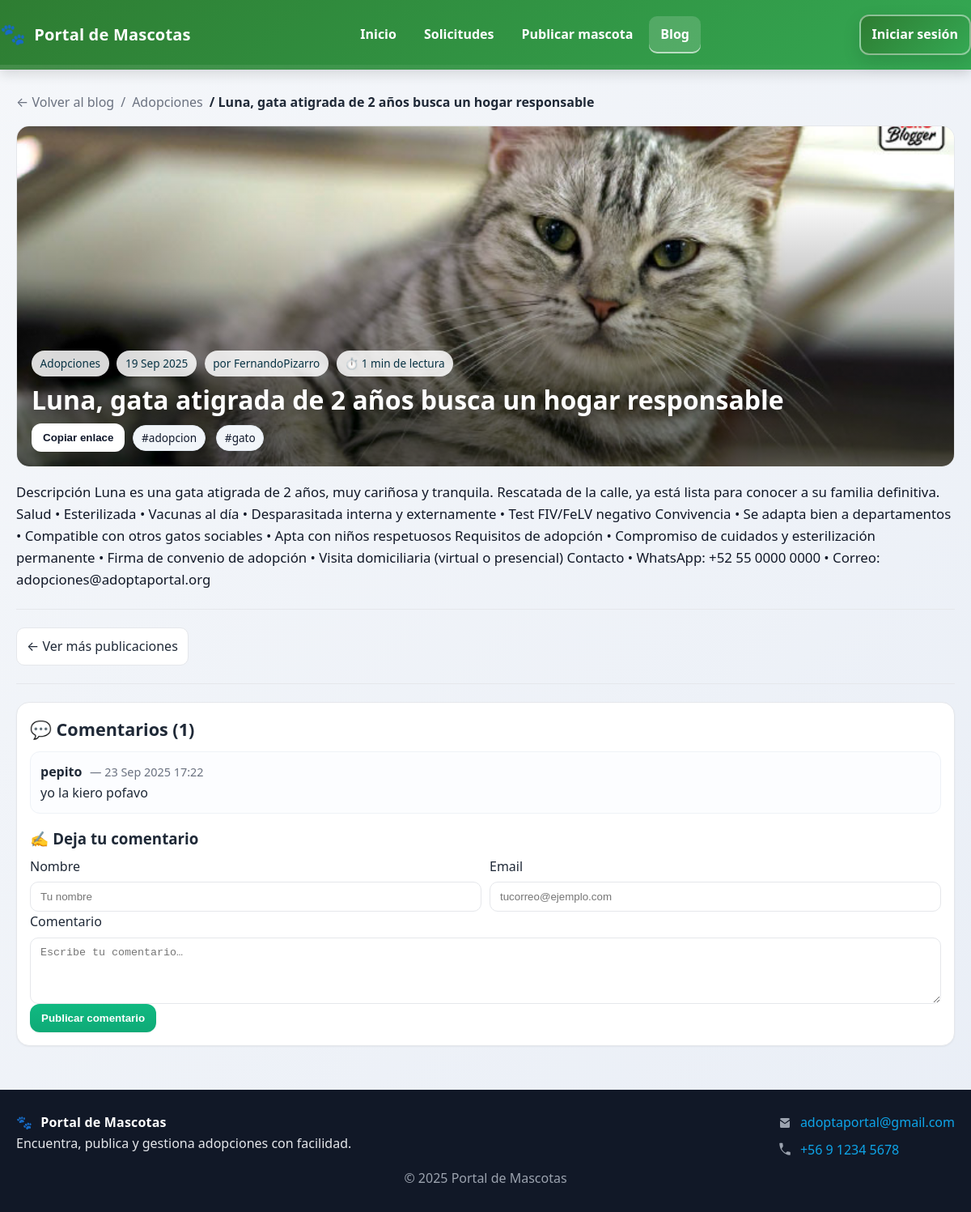
Page /blog/luna-gata-atigrada-de-2-anos-busca-un-hogar-responsable/ on the committed database.
### blog/models.py (models this page shows, shortened)
class Post(models.Model):
    title = models.CharField("Título", max_length=140)
    slug = models.SlugField("Slug", max_length=160, unique=True)
    author = models.ForeignKey(
        settings.AUTH_USER_MODEL,
        on_delete=models.PROTECT,
        related_name="posts",
        verbose_name="Autor",
    )
    category = models.ForeignKey(
        Category,
        on_delete=models.PROTECT,
        related_name="posts",
        verbose_name="Categoría",
    )
    content = models.TextField("Contenido")
    hero_image = models.ImageField("Imagen principal", upload_to="blog/", blank=True, null=True)
    status = models.CharField("Estado", max_length=10, choices=STATUS_CHOICES, default="draft")
    published_at = models.DateTimeField("Fecha de publicación", blank=True, null=True)
    updated_at = models.DateTimeField("Actualizado", auto_now=True)
    tags = models.ManyToManyField(Tag, blank=True, related_name="posts", verbose_name="Etiquetas")
    class Meta:
        db_table = "blog_posts"
        verbose_name = "Publicación"
        verbose_name_plural = "Publicaciones"
        ordering = ("-published_at", "title")
        indexes = [
            models.Index(fields=["-published_at"]),
            models.Index(fields=["category", "-published_at"]),
            models.Index(fields=["slug"]),
        ]

class Category(models.Model):
    name = models.CharField("Nombre", max_length=60, unique=True)
    slug = models.SlugField("Slug", max_length=70, unique=True)
    description = models.TextField("Descripción", blank=True)
    class Meta:
        verbose_name = "Categoría"
        verbose_name_plural = "Categorías"
        ordering = ("name",)

class Tag(models.Model):
    name = models.CharField("Nombre", max_length=32, unique=True)
    slug = models.SlugField("Slug", max_length=40, unique=True)
    class Meta:
        verbose_name = "Etiqueta"
        verbose_name_plural = "Etiquetas"
        ordering = ("name",)

class Comment(models.Model):
    post = models.ForeignKey(Post, on_delete=models.CASCADE, related_name="comments", verbose_name="Publicación")
    name = models.CharField("Nombre", max_length=80)
    email = models.EmailField("Email")
    body = models.TextField("Comentario")
    created_at = models.DateTimeField("Creado", auto_now_add=True)
    approved = models.BooleanField("Aprobado", default=True)
    class Meta:
        verbose_name = "Comentario"
        verbose_name_plural = "Comentarios"
        ordering = ["-created_at"]

### login/models.py (models this page shows, shortened)
class Usuario(AbstractUser):
    email = models.EmailField(
        unique=True,
        verbose_name='Correo electrónico'
    )
    fecha_creacion = models.DateTimeField(
        auto_now_add=True,
        verbose_name='Fecha de creación'
    )
    fecha_actualizacion = models.DateTimeField(
        auto_now=True,
        verbose_name='Fecha de actualización'
    )
    class Meta:
        verbose_name = 'Usuario'
        verbose_name_plural = 'Usuarios'
        ordering = ['-fecha_creacion']

### blog/views.py (the view)
# urls.py: path("<slug:slug>/", views.post_detail, name="post_detail"),
def post_detail(request, slug):
    approved_comments_qs = Comment.objects.filter(approved=True).order_by("-created_at")
    post = get_object_or_404(
        Post.objects.select_related("category", "author").prefetch_related(
            "tags",
            Prefetch("comments", queryset=approved_comments_qs, to_attr="approved_comments"),
        ),
        slug=slug,
        status="published",
    )
    comments = getattr(post, "approved_comments", [])
    if request.method == "POST":
        form = CommentForm(request.POST)
        if form.is_valid():
            c = form.save(commit=False)
            c.post = post
            c.save()
            messages.success(request, "¡Gracias! Tu comentario se publicó correctamente.")
            return redirect("blog:post_detail", slug=post.slug)
        else:
            messages.error(request, "Revisa los errores del formulario.")
    else:
        form = CommentForm()
    return render(
        request,
        "blog/post_detail.html",
        {"post": post, "comments": comments, "form": form},
    )

### blog/forms.py
class CommentForm(forms.ModelForm):
    class Meta:
        model = Comment
        fields = ["name", "email", "body"]
        labels = {
            "name": "Nombre",
            "email": "Email",
            "body": "Comentario",
        }
        widgets = {
            "name": forms.TextInput(attrs={"class": "input", "placeholder": "Tu nombre"}),
            "email": forms.EmailInput(attrs={"class": "input", "placeholder": "tucorreo@ejemplo.com"}),
            "body": forms.Textarea(attrs={"class": "input", "rows": 4, "placeholder": "Escribe tu comentario…"}),
        }

### blog/templates/blog/post_detail.html (shortened to what this page needs)
{% extends "base.html" %}
{% load static %}
{% block extra_css %}
<link rel="stylesheet" href="{% static 'blog/css/blog.css' %}?v={% now 'U' %}">
{% endblock %}
{% block content %}
<nav class="breadcrumbs">
  <a class="crumb" href="{% url 'blog:post_list' %}">← Volver al blog</a>
  {% if post.category %}
    <span class="crumb">/</span>
    <a class="crumb" href="{% url 'blog:post_list' %}?cat={{ post.category.slug }}">{{ post.category.name }}</a>
  {% endif %}
  <span class="crumb is-current">/ {{ post.title }}</span>
</nav>
<article class="post-detail">
  <header class="article-hero">
    <figure class="article-hero__media">
      {% if post.hero_image %}
        <img src="{{ post.hero_image.url }}" alt="Imagen de {{ post.title }}">
      {% else %}
        <img src="{% static 'blog/img/default-cat.svg' %}" alt="Imagen por defecto">
      {% endif %}
    </figure>
    <div class="article-hero__overlay" aria-hidden="true"></div>
    <div class="article-hero__content">
      <div class="post-meta post-meta--on-hero">
        {% if post.category %}<span class="chip">{{ post.category.name }}</span>{% endif %}
        {% if post.published_at %}<span class="chip">{{ post.published_at|date:"d M Y" }}</span>{% endif %}
        {% if post.author %}<span class="chip">por {{ post.author.username|default:post.author }}</span>{% endif %}
        <span class="chip" data-readtime>⏱️</span>
      </div>
      <h1 class="post-title">{{ post.title }}</h1>
      <div class="post-quick">
        <button class="btn btn--ghost" type="button" data-copy-link data-url="{{ request.build_absolute_uri }}">Copiar enlace</button>
        {% if post.tags.all %}
          <div class="post-card__tags">
            {% for t in post.tags.all %}
              <a class="chip chip--ghost" href="{% url 'blog:post_list' %}?tag={{ t.slug }}">#{{ t.name }}</a>
            {% endfor %}
          </div>
        {% endif %}
      </div>
    </div>
  </header>
  <section id="postContent" class="prose">
    {{ post.content|safe }}
  </section>
  <footer class="post-footer">
    <hr class="sep">
    <div class="post-pager">
      <a class="pager" href="{% url 'blog:post_list' %}">← Ver más publicaciones</a>
    </div>
  </footer>
</article>
<hr class="sep">
<section id="comments" class="comments">
  <h2 class="section-title">💬 Comentarios ({{ comments|length }})</h2>
  {% if comments %}
    <ul class="comment-list">
      {% for c in comments %}
        <li class="comment">
          <div class="comment__head">
            <span class="comment__author">{{ c.name }}</span>
            <span class="comment__date">— {{ c.created_at|date:"d M Y H:i" }}</span>
          </div>
          <div class="comment__body">{{ c.body|linebreaksbr }}</div>
        </li>
      {% endfor %}
    </ul>
  {% else %}
    <p class="muted">¡Sé el primero en comentar!</p>
  {% endif %}
  <h3 class="section-subtitle">✍️ Deja tu comentario</h3>
  <form method="post" class="comment-form">
    <div class="form-row">
      <div class="form-field">
        <label for="id_name">Nombre</label>
        {{ form.name }}
      </div>
      <div class="form-field">
        <label for="id_email">Email</label>
        {{ form.email }}
      </div>
    </div>
    <div class="form-field">
      <label for="id_body">Comentario</label>
      {{ form.body }}
    </div>
    <button class="btn btn--primary" type="submit">Publicar comentario</button>
  </form>
</section>
{% endblock %}

### templates/base.html (shortened to what this page needs)
{% load static %}
<!doctype html>
<html lang="es">
<head>
  <link rel="stylesheet" href="{% static 'css/main.css' %}?v=1.1">
  {% block extra_css %}{% endblock %}
</head>
<body class="ap-body">
  <header class="ap-header">
    <div class="ap-container ap-header-bar">
      <a class="ap-brand" href="{% url 'home' %}" aria-label="Ir al inicio">
        <span class="ap-brand-emoji" aria-hidden="true">🐾</span>
        <span class="ap-brand-text">Portal de Mascotas</span>
      </a>
      <nav class="ap-nav" data-nav>
        {% with current=request.resolver_match.url_name %}
        <ul class="ap-nav-list">
          <li><a class="ap-nav-link {% if current == 'home' %}is-active{% endif %}" href="{% url 'home' %}" aria-current="{% if current == 'home' %}page{% endif %}">Inicio</a></li>
          <li><a class="ap-nav-link " href="{% url 'solicitud_adopcion:lista_solicitudes' %}" aria-current="">Solicitudes</a></li>
          <li>
            {% if request.user.is_authenticated %}
              <a class="ap-nav-link {% if current == 'publicar_mascota' %}is-active{% endif %}" href="{% url 'registro_mascotas:publicar_mascota' %}">Publicar mascota</a>
            {% else %}
              <a class="ap-nav-link" href="{% url 'login:login' %}?next={% url 'registro_mascotas:publicar_mascota' %}">Publicar mascota</a>
            {% endif %}
          </li>
          <li><a class="ap-nav-link {% if request.path|slice:':6' == '/blog/' %}is-active{% endif %}" href="/blog/">Blog</a></li>
        </ul>
        {% endwith %}
      </nav>
      <div class="ap-user">
        {% if request.user.is_authenticated %}
          <span class="ap-user-pill">Hola, {{ request.user.username }}</span>
          <a class="ap-btn ap-btn-danger" href="{% url 'login:logout' %}">Cerrar sesión</a>
        {% else %}
          <a class="ap-btn ap-btn-primary" href="{% url 'login:login' %}">Iniciar sesión</a>
        {% endif %}
      </div>
    </div>
    <div class="ap-header-shadow" aria-hidden="true"></div>
  </header>
  <main class="ap-main">
    <div class="ap-container">
      {% block content %}{% endblock %}
    </div>
  </main>
  <footer class="ap-footer">
    <div class="ap-container">
      <div class="ap-footer-grid">
        <div>
          <div class="ap-brand foot"><span>🐾</span> Portal de Mascotas</div>
          <p class="ap-foot-note">Encuentra, publica y gestiona adopciones con facilidad.</p>
        </div>
        <div class="ap-foot-contact">
          <div class="ap-foot-item">
            <svg viewBox="0 0 24 24" aria-hidden="true"><path d="M4 6a2 2 0 0 1 2-2h12a2 2 0 0 1 2 2v.01L12 12 4 6.01V6Zm16 12V8.24l-7.4 5.18a1 1 0 0 1-1.2 0L4 8.24V18a2 2 0 0 0 2 2h12a2 2 0 0 0 2-2Z"/></svg>
            <a href="mailto:adoptaportal@gmail.com">adoptaportal@gmail.com</a>
          </div>
          <div class="ap-foot-item">
            <svg viewBox="0 0 24 24" aria-hidden="true"><path d="M6.6 10.8a15.7 15.7 0 0 0 6.6 6.6l2.2-2.2a1 1 0 0 1 1.02-.24c1.18.38 2.4.58 3.62.58a1 1 0 0 1 1 1V20a1 1 0 0 1-1 1C11.7 21 3 12.3 3 2a1 1 0 0 1 1-1h3.48a1 1 0 0 1 1 1c0 1.23.2 2.45.58 3.62a1 1 0 0 1-.24 1.02L6.6 10.8Z"/></svg>
            <a href="tel:+56912345678">+56 9 1234 5678</a>
          </div>
        </div>
      </div>
      <p class="ap-copy">© {% now "Y" %} Portal de Mascotas</p>
    </div>
  </footer>
</body>
</html>

### static/css/main.css (style rules this page uses)
* { margin: 0; padding: 0; box-sizing: border-box; }
body { font-family: 'Segoe UI', Tahoma, Geneva, Verdana, sans-serif; line-height: 1.6; color: #333; background: linear-gradient(135deg, #f5f7fa 0%, #c3cfe2 100%); min-height: 100vh; }
:root { --ap-green-1:#2e7d32; --ap-green-2:#34a853; --ap-dark:#1f2937; --ap-gray:#6b7280; --ap-light:#f3f4f6; --ap-white:#ffffff; --ap-border:#e5e7eb; --ap-blue:#2563eb; --ap-red:#dc2626; }
.ap-body { background:linear-gradient(135deg,#f5f7fa 0%,#e9eef6 100%) }
.ap-container { max-width:1200px;margin:0 auto;padding:0 20px }
.ap-main { min-height:calc(100vh - 240px);padding:28px 0 }
.ap-header { background:linear-gradient(135deg,var(--ap-green-1),var(--ap-green-2));color:var(--ap-white);position:relative;box-shadow:0 6px 14px rgba(0,0,0,.12) }
.ap-header-shadow { position:absolute;inset:auto 0 0 0;height:6px;background:linear-gradient(90deg,rgba(255,255,255,.35),transparent);opacity:.3 }
.ap-header-bar { display:flex;align-items:center;justify-content:space-between;gap:18px;padding:18px 0 }
.ap-brand { display:inline-flex;align-items:center;gap:10px;font-weight:900;text-decoration:none;color:#fff;letter-spacing:.2px }
.ap-brand-emoji { font-size:1.6rem }
.ap-brand-text { font-size:1.25rem }
.ap-nav { display:flex }
.ap-nav-list { list-style:none;display:flex;gap:6px;align-items:center;margin:0;padding:0 }
.ap-nav-link { display:inline-block;color:#fff;text-decoration:none;padding:10px 14px;border-radius:10px;font-weight:700 }
.ap-nav-link.is-active { background:rgba(255,255,255,.18);box-shadow:inset 0 -2px 0 rgba(255,255,255,.6) }
.ap-user { display:flex;align-items:center;gap:10px;flex-wrap:wrap }
.ap-btn { display:inline-block;font-weight:800;border-radius:12px;padding:10px 14px;text-decoration:none;border:2px solid rgba(255,255,255,.45);box-shadow:0 8px 22px rgba(0,0,0,.12) }
.ap-btn-primary { background:linear-gradient(135deg,#2e7d32,#34a853);color:#fff }
.ap-footer { background:#111827;color:#e5e7eb;margin-top:26px;padding:28px 0 }
.ap-footer .ap-container { display:block }
.ap-footer .ap-brand { color:#fff }
.ap-footer .ap-footer-grid { display:grid;grid-template-columns:1fr auto;gap:20px;align-items:start;margin-bottom:10px }
.ap-foot-contact { display:grid;gap:8px }
.ap-foot-item { display:flex;gap:10px;align-items:center }
.ap-foot-item svg { width:18px;height:18px;fill:#9ca3af }
.ap-copy { text-align:center;color:#9ca3af;margin-top:8px }
.btn { display:inline-block;padding:10px 14px;border-radius:10px;border:0;cursor:pointer;font-weight:700 }

### templates/base.html (style rules this page uses)
.ap-nav-link.is-active { background:rgba(255,255,255,.16);box-shadow:inset 0 -2px 0 rgba(255,255,255,.6) }

### rows in the picture
Post: category.name "Adopciones", title "Luna, gata atigrada de 2 años busca un hogar responsable", hero_image (picture), published_at "19 Sep 2025", author.username "FernandoPizarro", content "Descripción Luna es una gata atigrada de 2 años, muy cariñosa y tranquila. Rescatada de la calle, ya está lista para conocer a su familia definitiva. Salud • Esterilizada • Vacunas al día • Desparasitada interna y externamente • Test FIV/FeLV negativo Convivencia • Se adapta bien a departamentos • Compatible con otros gatos sociables • Apta con niños respetuosos Requisitos de adopción • Compromiso de cuidados y esterilización permanente • Firma de convenio de adopción • Visita domiciliaria (virtual o presencial) Contacto • WhatsApp: +52 55 0000 0000 • Correo: adopciones@adoptaportal.org"
Tag: name "adopcion"
Tag: name "gato"
Comment: name "pepito", created_at "23 Sep 2025 17:22", body "yo la kiero pofavo"

### other values in the picture
{{ comments|length }} "1"
